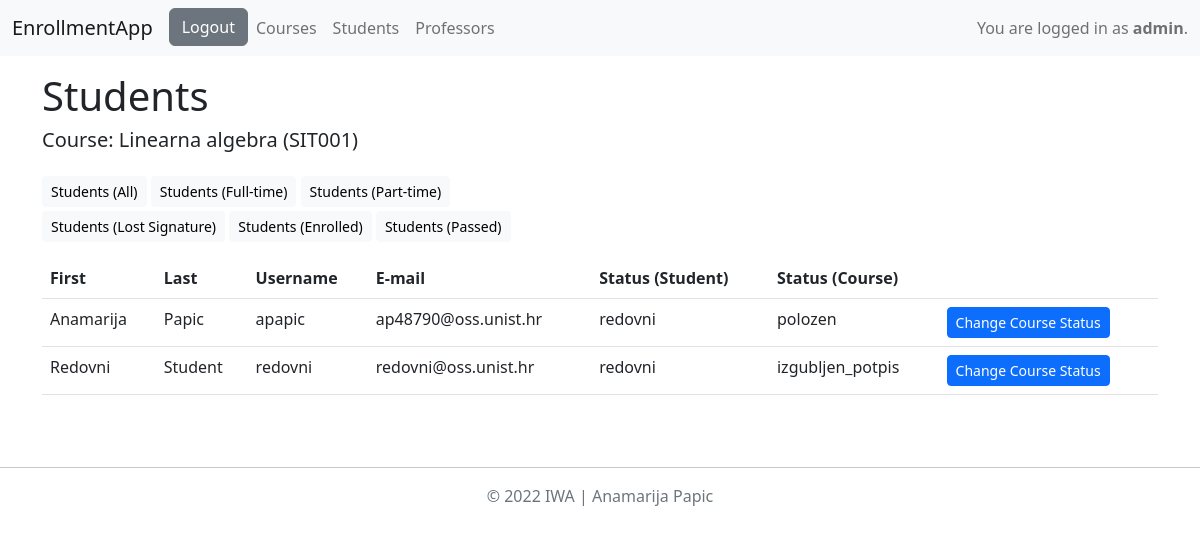
Page /students_on_course/1/ (signed in) on the earlier database version.
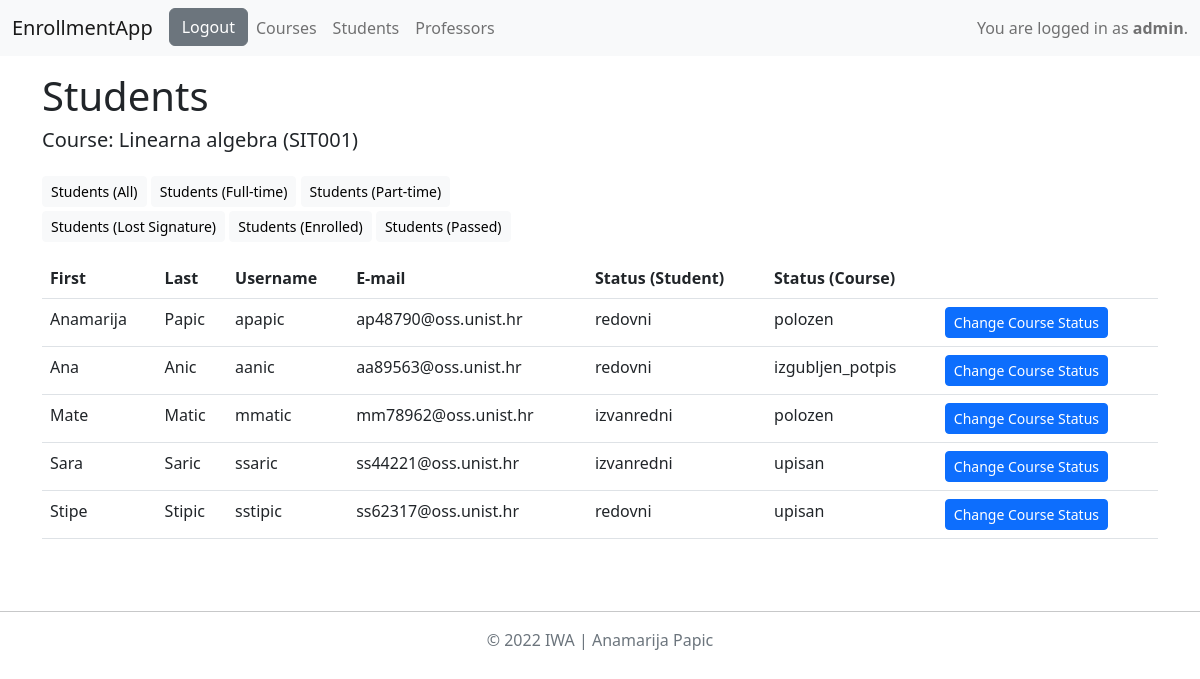
Same page on the later database version.
### app/models.py (models this page shows)
class EnrollmentList(models.Model):
    STATUS = (('upisan', 'upisan'), ('polozen', 'polozen'), ('izgubljen_potpis', 'izgubljen potpis'))
    student = models.ForeignKey(MyUser, on_delete=models.CASCADE)
    course = models.ForeignKey(Course, on_delete=models.CASCADE)
    status = models.CharField(max_length=30, choices=STATUS, default="upisan")

class MyUser(AbstractUser):
    STATUS = (('none', 'None'), ('redovni', 'redovni student'), ('izvanredni', 'izvanredni student'))
    role = models.ForeignKey(Role, on_delete=models.SET_NULL, null=True)
    status = models.CharField(max_length=20, choices=STATUS)

### app/views.py (the view)
# urls.py: path('students_on_course/<int:course_id>/', views.students_on_course, name="students_on_course"),
@login_required
def students_on_course(request, course_id):
    course = Course.objects.get(id=course_id)
    if request.user.role.role == Role.ADMIN or request.user.role.role == Role.PROFESSOR and request.user == course.lecturer:
        enrollment_record = EnrollmentList.objects.filter(course=course)
        return render(request,'students_on_course.html', {'enrollment_record': enrollment_record, 'course': course})
    return redirect('all_courses')

### app/templates/students_on_course.html
{% extends 'base.html' %}
{% block students_on_course %}
<h1>Students</h1>
<h5>Course: {{course.name}} ({{course.code}})</h5>
<a href="{% url 'students_on_course' course.id %}" class="btn btn-sm btn-light mt-3 mb-1" role="button">Students (All)</a>
<a href="{% url 'students_on_course_filter' course.id 'redovni' %}" class="btn btn-sm btn-light mt-3 mb-1" role="button">Students (Full-time)</a>
<a href="{% url 'students_on_course_filter' course.id 'izvanredni' %}" class="btn btn-sm btn-light mt-3 mb-1" role="button">Students (Part-time)</a>
<br/>
<a href="{% url 'students_on_course_filter' course.id 'izgubljen_potpis' %}" class="btn btn-sm btn-light mb-3" role="button">Students (Lost Signature)</a>
<a href="{% url 'students_on_course_filter' course.id 'upisan' %}" class="btn btn-sm btn-light mb-3" role="button">Students (Enrolled)</a>
<a href="{% url 'students_on_course_filter' course.id 'polozen' %}" class="btn btn-sm btn-light mb-3" role="button">Students (Passed)</a>
<div class="table-responsive">
    <table class="table">
        <thead>
            <tr>
                <th scope="col">First</th>
                <th scope="col">Last</th>
                <th scope="col">Username</th>
                <th scope="col">E-mail</th>
                <th scope="col">Status (Student)</th>
                <th scope="col">Status (Course)</th>
                <th scope="col"></th>
            </tr>
        </thead>
        <tbody>
            {% for record in enrollment_record %}
                <tr>
                    <td>{{record.student.first_name}}</td>
                    <td>{{record.student.last_name}}</td>
                    <td>{{record.student.username}}</td>
                    <td>{{record.student.email}}</td>
                    <td>{{record.student.status}}</td>
                    <td>{{record.status}}</td>
                    <td>
                        <a href="{% url 'change_course_status' record.id %}" class="btn btn-sm btn-primary" role="button">Change Course Status</a>
                    </td>
                </tr>
            {% endfor %}
        </tbody>
    </table>
</div>
{% endblock %}

Differences in the rows shown:
changed through a linked row, EnrollmentList "izgubljen_potpis": student.first_name "Redovni" → "Ana"; student.last_name "Student" → "Anic"; student.username "redovni" → "aanic"; student.email "redovni@oss.unist.hr" → "aa89563@oss.unist.hr"
added EnrollmentList: student.first_name "Mate", student.last_name "Matic", student.username "mmatic", student.email "mm78962@oss.unist.hr", student.status "izvanredni", status "polozen"
added EnrollmentList: student.first_name "Sara", student.last_name "Saric", student.username "ssaric", student.email "ss44221@oss.unist.hr", student.status "izvanredni", status "upisan"
added EnrollmentList: student.first_name "Stipe", student.last_name "Stipic", student.username "sstipic", student.email "ss62317@oss.unist.hr", student.status "redovni", status "upisan"
